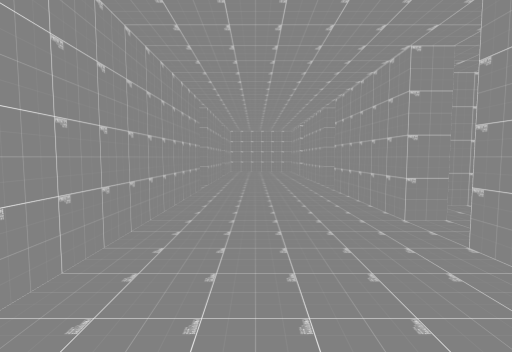
[1] (above)

21 first-person views from a walk through a 3-D level made in the Unity game engine. The camera is 1.5 m above the floor, tilts 4° down and sees 85° across. The floor is counted in squares, 2 m on a side. Each view is taken from the middle of a square. On the plan, view 1 faces up. The plan holds only what a view shows up to about 10 squares ahead; the rest is blank. The place goes on beyond the plan.

[2]
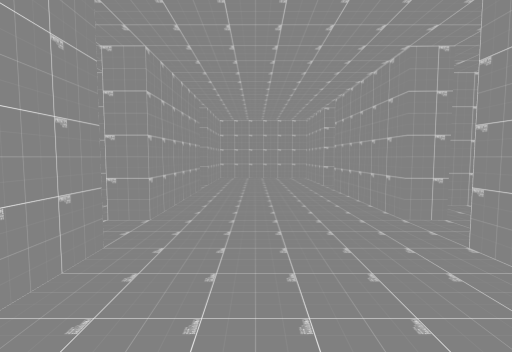

[3]
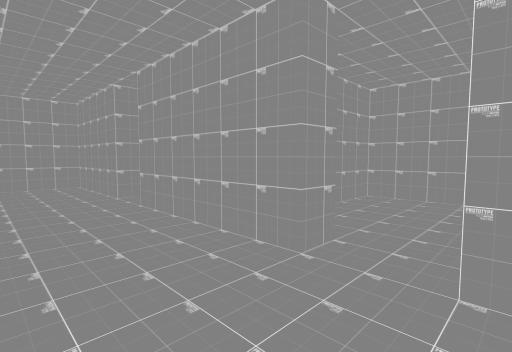

[4]
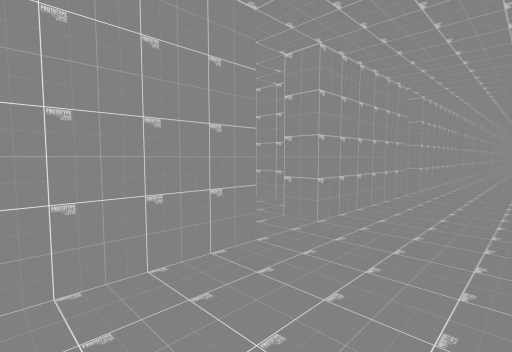

[5]
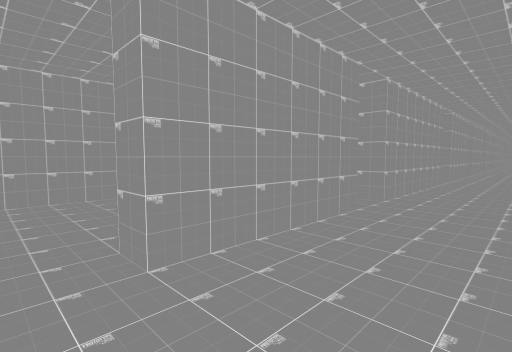

[6]
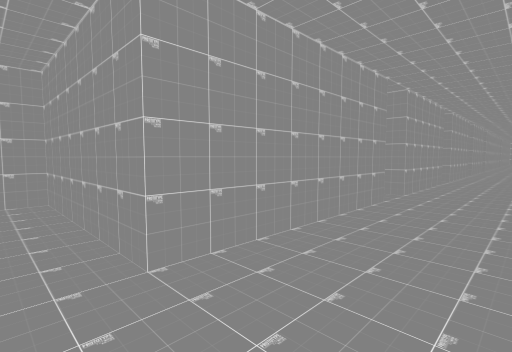

[7]
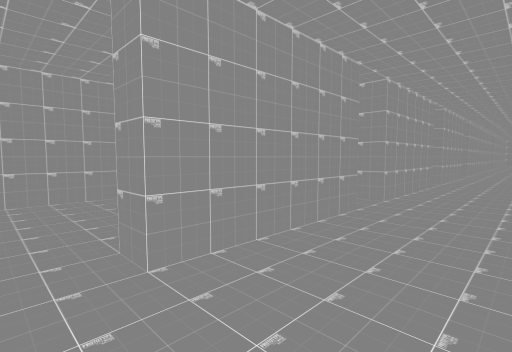

[8]
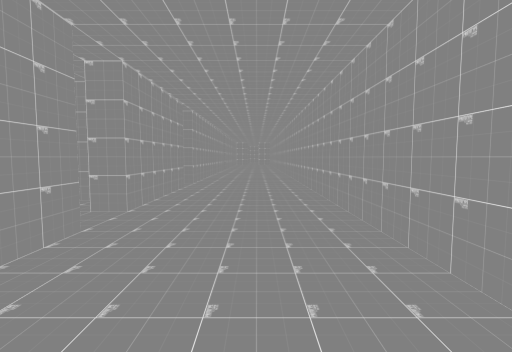

[9]
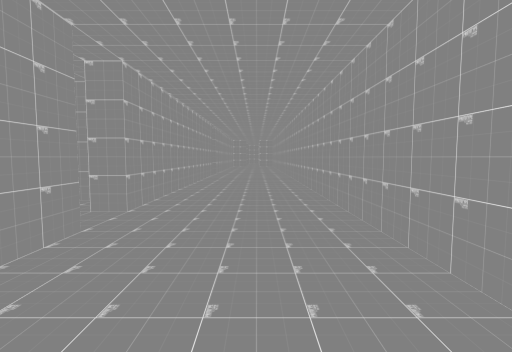

[10]
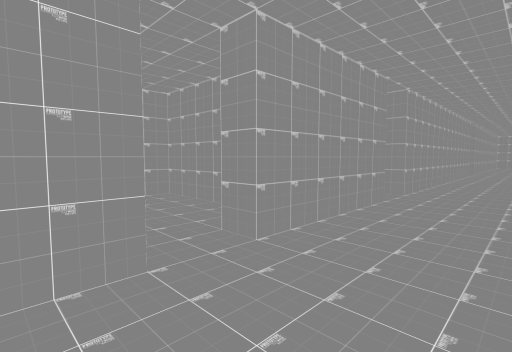

[11]
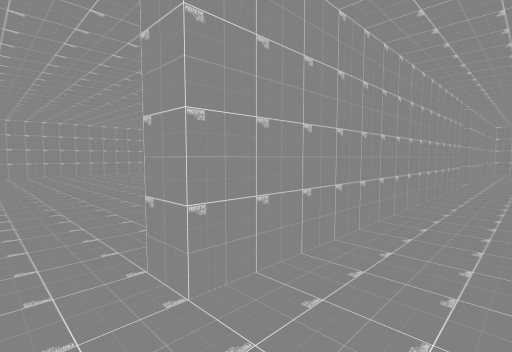

[12]
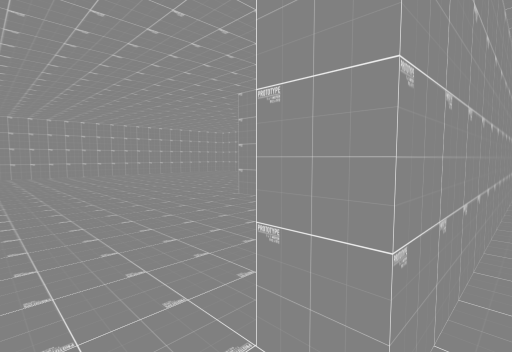

[13]
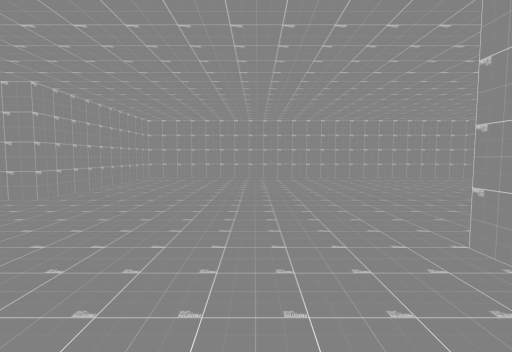

[14]
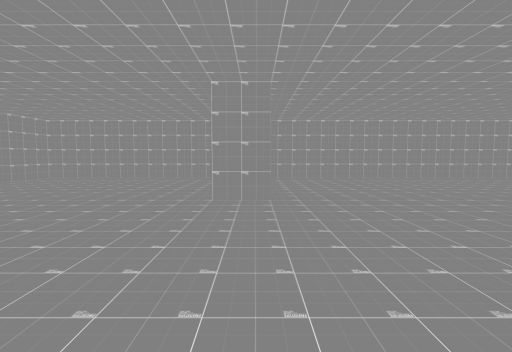

[15]
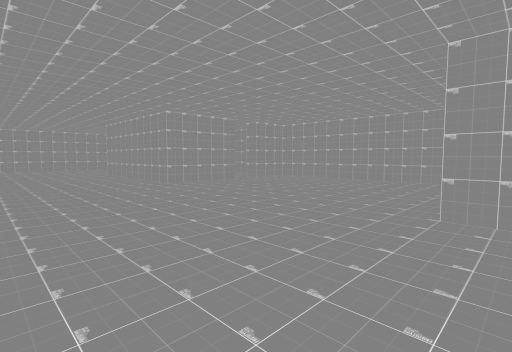

[16]
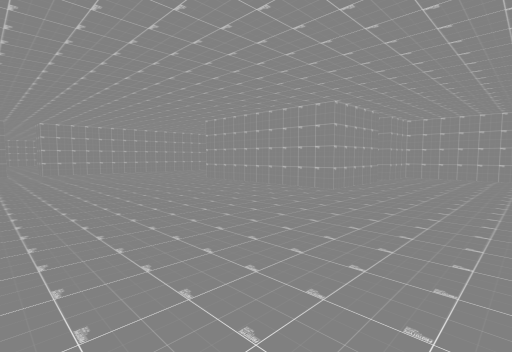

[17]
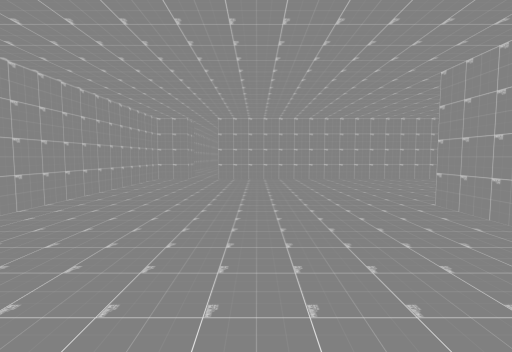

[18]
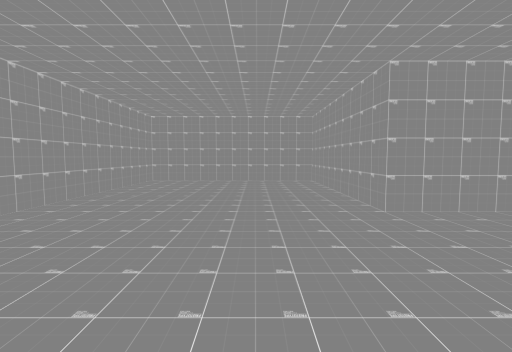

[19]
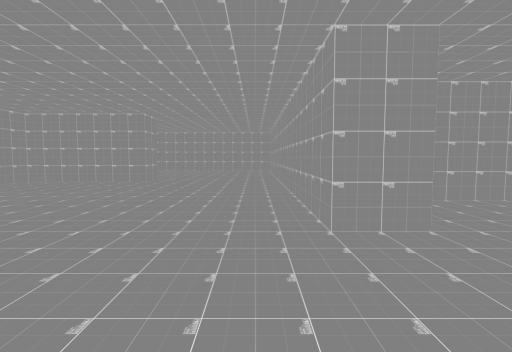

[20]
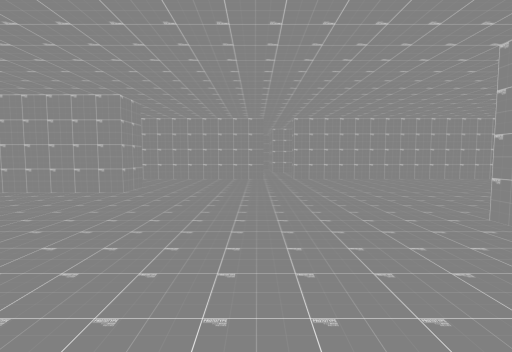

[21]
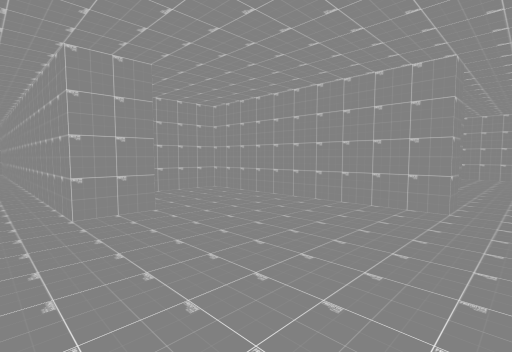

### Floor plan
Ten units are one square. View 1 is at (0, 0); x grows to the right and y downward. Boxes are objects, and circles mark ways between rooms. Rooms are numbered by the first view taken in them; rooms with no view inside come last. Other rooms are left out.
<svg viewBox="-133 -142 158 392">
<path fill="none" stroke="#000" d="M17 59 17 18M17 9 17 -22M17 99 17 68M-12 122 -12 245M17 -32 17 -62M17 139 17 108M-12 -62 -12 12M17 -72 17 -102M17 179 17 148M-12 -102 -12 -72 -18 -72M17 -112 17 -137 -12 -137 -12 -112M17 245 17 188M-128 55 -128 112 -113 112M-17 89 -17 22M-12 12 -17 12 -17 -37 -34 -37M-104 112 -78 112 -78 162 -128 162 -128 212 -38 212M-41 -17 -52 -17 -52 -114M-92 -82 -92 -72 -128 -72 -128 37 -78 37 -78 48M-28 212 -17 212 -17 155"/>
<circle cx="-10" cy="20" r="3" fill="#2a7"/>
<text x="0" y="50">1</text>
<text x="-70" y="50">2</text>
</svg>
Room 1 opens to room 2.

Where each view was taken, in squares from view 1:
view 1: 0 up, 0 right, facing up
view 2: 4 up, 0 right, facing up
view 3: 6 up, 0 right, facing up-right
view 4: 5 up, 0 right, facing down-right
view 5: 3 up, 0 right, facing down-right
view 6: 1 down, 0 right, facing down-right
view 7: 6 down, 0 right, facing down-right
view 8: 11 down, 0 right, facing down
view 9: 15 down, 0 right, facing down
view 10: 13 down, 0 right, facing down-right
view 11: 2 down, 0 right, facing up-left
view 12: 2 down, 1 left, facing up-left
view 13: 0 up, 3 left, facing left
view 14: 4 down, 3 left, facing left
view 15: 4 down, 4 left, facing down-left
view 16: 8 down, 2 left, facing down-left
view 17: 12 down, 5 left, facing down
view 18: 18 down, 4 left, facing left
view 19: 1 down, 6 left, facing up
view 20: 1 down, 11 left, facing right
view 21: 2 down, 6 left, facing up-right
